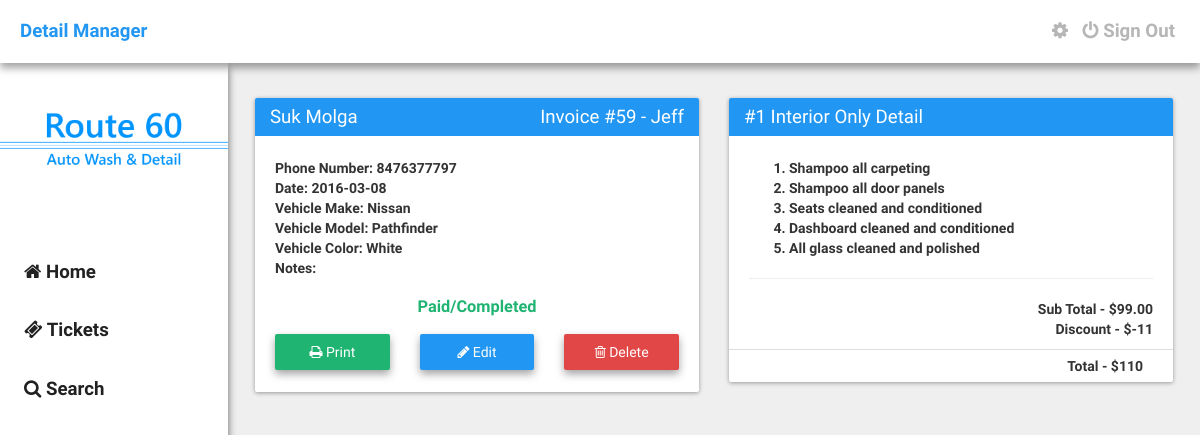
Page /details/ticket?id=2914936604 (signed in) on the committed database.
### tables this page shows
CREATE TABLE `detail_tickets` (
  `id` int(11) NOT NULL,
  `locked` int(11) NOT NULL DEFAULT '0',
  `first_name` text NOT NULL,
  `last_name` text NOT NULL,
  `phone_number` varchar(32) NOT NULL,
  `date` date NOT NULL,
  `vehicle_make` text NOT NULL,
  `vehicle_model` text NOT NULL,
  `vehicle_color` text NOT NULL,
  `discount` int(11) NOT NULL,
  `services` varchar(32) NOT NULL,
  `pre_paid_done` varchar(32) NOT NULL,
  `user_id` varchar(32) NOT NULL,
  `ticket_id` varchar(32) NOT NULL,
  `notes` text NOT NULL,
  `ticket_creator` text NOT NULL,
  `engine` varchar(2) NOT NULL DEFAULT '0',
  `wax` varchar(2) NOT NULL DEFAULT '0',
  `mat` varchar(2) NOT NULL DEFAULT '0'
);

### details/assets/core/init.php (called while the page is built, shortened)
<?php
	$site = "http://".$_SERVER['SERVER_NAME']."/details";

### details/ticket.php (the view, shortened to what this page needs)
<?php require_once("./assets/core/init.php"); require_once("./include/navbar.php"); ?>
    <?php
        $ticketid = $_GET['id'];
        $getticketinfo = mysql_query("SELECT * FROM detail_tickets WHERE ticket_id = '$ticketid'");
        while($row = mysql_fetch_array($getticketinfo)) {
            $tid = $row['id'];
            $firstname = $row['first_name'];
            $lastname = $row['last_name'];
            $pnumber = $row['phone_number'];
            $date = $row['date'];
            $vmake = $row['vehicle_make'];
            $vmodel = $row['vehicle_model'];
            $vcolor = $row['vehicle_color'];
            $discount = $row['discount'];
            $services = $row['services'];
            $options = $row['pre_paid_done'];
            $ticket_id = $row['ticket_id'];
            $notes = $row['notes'];
            $tcreator = $row['ticket_creator'];
            $lock = $row['locked'];
        }
        if($lock == 0) {
            $cdisabled = '';
        }elseif($lock == 1) {
            $cdisabled = 'disabled="disabled" class="disabled"';
        }
        if($services == 'wax'){
            $servicetitle = "Meguiar's Wax";
            $serviceprice = "35.00";
            $servicedetails = "
                <ol>
                    <li>Wax Special</li>
                </ol>
            ";
        }elseif($services == 1) {
            $servicetitle = "#1 Interior Only Detail";
            $serviceprice = "99.00";
            $servicedetails = "
                <ol>
                    <li>Shampoo all carpeting</li>
                    <li>Shampoo all door panels</li>
                    <li>Seats cleaned and conditioned</li>
                    <li>Dashboard cleaned and conditioned</li>
                    <li>All glass cleaned and polished</li>
                </ol>
            ";
        }
        if($options == 'Prepaid') {
            $option = "<center><h3 style='color: #E14747;'>Prepaid</h3></center>";
        }elseif($options == 'Paid/Completed') {
            $option = "<center><h3 style='color: #20B473;'>Paid/Completed</h3></center>";
        }elseif($options == 'Appointment') {
            $option = "<center><h3 style='color: #FFC017;'>Appointment</h3></center>";
        }
        $totalprice = $serviceprice - $discount;
    ?>
    <div class="container">
        <div class="row">
            <div class="col-md-6">
                <div class="card">
                    <div class="card-title"><?php echo $firstname." ".$lastname." <span style='float: right;'>Invoice #".$tid." - ".$tcreator."</span>"; ?></div>
                    <div class="card-content">
                        <p><b>Phone Number:</b> <?php echo $pnumber; ?>
                        <br />
                        <b>Date:</b> <?php echo $date; ?>
                        <br />
                        <b>Vehicle Make:</b> <?php echo $vmake; ?>
                        <br />
                        <b>Vehicle Model:</b> <?php echo $vmodel; ?>
                        <br />
                        <b>Vehicle Color:</b> <?php echo $vcolor; ?>
                        <br />
                        <b>Notes:</b> <?php echo $notes; ?></p>
                        <p><?php echo $option; ?></p>
                        <p>
                            <div class="row">
                                <div class="col-md-4">
                                    <a href="<?php echo $site; ?>/print?id=<?php echo $ticket_id; ?>" target="_blank" class="button-raised print el-2"><i class="fa fa-print"></i> Print</a>
                                </div>
                                <div class="col-md-4">
                                    <a <?php echo $cdisabled; ?> href="<?php echo $site; ?>/edit?id=<?php echo $ticket_id; ?>" class="button-raised el-2"><i class="fa fa-pencil"></i> Edit</a>
                                </div>
                                <div class="col-md-4">
                                    <a <?php echo $cdisabled; ?> href="<?php echo $site; ?>/deleteticket?id=<?php echo $ticket_id; ?>" class="button-raised delete el-2"><i class="fa fa-trash-o"></i> Delete</a>
                                </div>
                            </div>
                        </p>
                    </div>
                </div>
            </div>
            <div class="col-md-6">
                <div class="card">
                    <div class="card-title"><?php echo $servicetitle; ?></div>
                    <div class="card-content">
                        <p><?php echo $servicedetails; ?></p>
                        <hr>
                        <div class="row">
                            <div class="col-md-12">
                                <div style="float: right;">Sub Total - $<?php echo $serviceprice; ?></div>
                            </div>
                            <div class="col-md-12">
                                <div style="float: right;">Discount - $<?php echo $discount; ?></div>
                            </div>
                        </div>
                    </div>
                    <div class="card-footer">
                        <div class="col-md-12">
                            <div style="float: right;"><b>Total - $<?php echo $totalprice; ?></b></div>
                        </div>
                    </div>
                </div>
            </div>
        </div>
    </div>
<?php require_once("./include/footer.php"); ?>

### details/assets/css/main.css (style rules this page uses)
body { margin: 0px; padding: 0px; height: 100%; font-weight: bold; min-height: 100%; background: #EFEFEF; font-family: "RobotoDraft", Arial, sans-serif, Helvetica; }
.container { width: 79%; float: right; margin-top: 20px; margin-left: 20px; margin-right: 12px; }
.card { width: 100%; margin-top: 15px; border-radius: 2px; margin-bottom: 15px; background: #FFFFFF; box-shadow: 0 1px 4px rgba(0, 0, 0, 0.37); }
.card > .card-title { color: #FFFFFF; font-size: 14pt; font-weight: 300; padding: 6px 15px; background: #2196F3; border-top-left-radius: 2px; border-top-right-radius: 2px; }
.card > .card-content { padding: 8px 20px; }
.card > .card-footer { padding: 6px 15px; border-top: 1px solid #DDDDDD; }
.button-raised { width: 100%; border: none; color: #FFFFFF; font-weight: 500; padding: 8px 20px; text-align: center; border-radius: 2px; background: #2196F3; display: inline-block; transition: all 0.3s ease; box-shadow: 0 2px 4px rgba(0, 0, 0, 0.37); }
.button-raised.delete { background: #E14747; }
.button-raised.print { background: #20B473; }
.button-raised.el-2 { box-shadow: 0 4px 8px rgba(0, 0, 0, 0.37); }

### rows in the picture
detail_tickets: first_name "Suk", last_name "Molga", id "59", ticket_creator "Jeff", phone_number "8476377797", date "2016-03-08", vehicle_make "Nissan", vehicle_model "Pathfinder", vehicle_color "White", services "#1 Interior Only Detail", services "99.00", discount "-11", totalprice "110"
